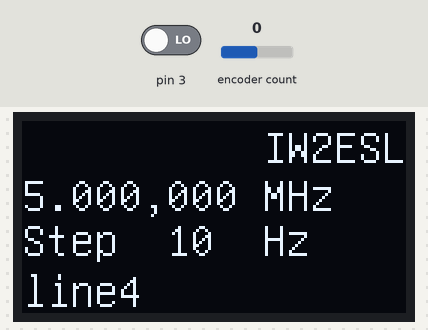
Simulated run of this sketch. Board: Arduino Uno, built with avr-gcc and run on an emulated ATmega328P. Shown: 128×64 one-colour display. The inputs (shaded band) are chosen by the test bench; at power-on: encoder count 0, pin 3 LOW. EEPROM starts erased.

Above: at 1.2 s.
1.3 s: encoder count set to 1
At 2.8 s:
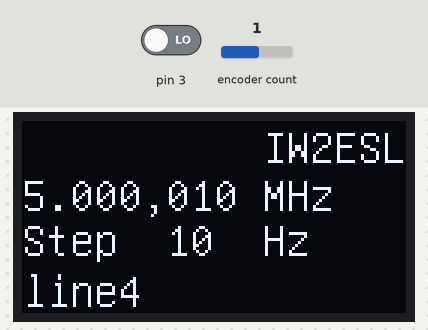
3.3 s: encoder count set to 2
At 4.6 s:
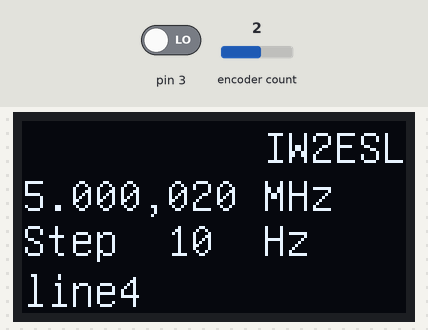
5.4 s: encoder count set to 3
Timing chart, 0 to 8.4 s (numbered marks = the images above; inputs shaded):
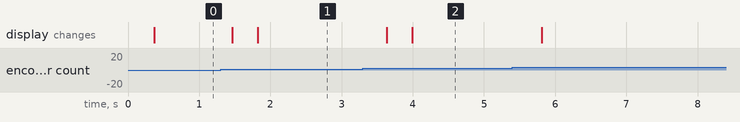

Measured:
- after the input at 1.3 s, the display: first changes after 0.16 s (image 1 shows a later state)
- after the input at 3.3 s, the display: first changes after 0.33 s (image 2 shows a later state)

The sketch:

DDS_VFO_OLED.ino
```cpp
/*
 Main code by Richard Visokey AD7C - www.ad7c.com
 Revision 3.0 - July 2014 by IZ2ZPH
 Revision 4.0 - Agoust 2014 - Oled arrangement by IW2ESL
 */

// Include the library code
#include <rotary.h>
#include <EEPROM.h>
#include "U8glib.h"

U8GLIB_SSD1306_128X64 u8g(U8G_I2C_OPT_NONE);	// I2C / TWI
char OledLine1[17]; // CON QUESTO FONT SONO 16 CARATTERI
char OledLine2[17];
char OledLine3[17];
char OledLine4[17];

//Setup some items
//dds AD9850 I/FACE
#define W_CLK 1   // Pin 8 - connect to AD9850 module word load clock pin (CLK)
#define FQ_UD 11  // Pin 9 - connect to freq update pin (FQ)
#define DATA 12   // Pin 10 - connect to serial data load pin (DATA)
#define RESET 13  // Pin 11 - connect to reset pin (RST)
#define pulseHigh(pin) {digitalWrite(pin, HIGH); digitalWrite(pin, LOW); }

//Rotary Encoder
Rotary r = Rotary(2, 3); // sets the pins the rotary encoder uses.  Must be interrupt pins.

//steps label
char* stepStr[] = {
  "  1  Hz", " 10  Hz", "100  Hz", "  1 KHz", "2.5 KHz", "  5 KHz", " 10 KHz", " 50 KHz", "100 KHz", "500 KHz", "  1 MHz", " 10 MHz"
};

//steps values
int_fast32_t stepVal[] =  {
  1, 10, 100, 1000, 2500, 5000, 10000, 50000, 100000, 500000, 1000000, 10000000
};

//band labels
char* bandStr[] = {
  "160m", " 80m", " 40m", " 30m", " 20m", " 17m", " 15m", " 12m", " 10m"
};
//band freq
int_fast32_t bandVal[] =  {1830000, 3500000, 7000000, 10100000, 14000000, 18068000, 21000000, 24890000, 28000000};


int_fast32_t scanStart = 0;
int_fast32_t scanStop = 0;

int_fast32_t scanCnt = 0;
int_fast32_t rx3 = 0;


int lcd_key     = 0;
int tasto_stop  = 0;
int adc_key_in  = 0;
#define btnRIGHT  0
#define btnUP     1
#define btnDOWN   2
#define btnLEFT   3
#define btnSELECT 4
#define btnNONE   5


//default step (10 hz)
byte stepPnt = 10;
//default band (40m)
byte band = 2;
//DDS Limits
int_fast32_t lowLimit = 1000000;
int_fast32_t upLimit = 30000000;


int_fast32_t rx = 5000000; // Poweron frequency of VFO
int_fast32_t rx2 = 1; // variable to hold the updated frequency
int_fast32_t isStep = 10; // starting VFO update increment in HZ.
//keypad stats
int buttonSt = 0;
int stopState = 0;
String hertz = stepStr[stepPnt];

byte ones, tens, hundreds, thousands, tenthousands, hundredthousands, millions ; //Placeholders
String freq; // string to hold the frequency
String xstepPnt; // string to hold the step
int_fast32_t timepassed = millis(); // int to hold the arduino miilis since startup
int memstatus = 1;  // value to notify if memory is current or old. 0=old, 1=current.

int ForceFreq = 1;  // Change this to 0 after you upload and run a working sketch to activate the EEPROM memory.
                    // YOU MUST PUT THIS BACK TO 0 AND UPLOAD THE SKETCH AGAIN AFTER STARTING FREQUENCY IS SET!

/**********************
 * SETUP
 **********************/
void setup() {

  // OLED SETUP
  // assign default color value
  if ( u8g.getMode() == U8G_MODE_R3G3B2 ) {
    u8g.setColorIndex(255);     // white
  }
  else if ( u8g.getMode() == U8G_MODE_GRAY2BIT ) {
    u8g.setColorIndex(3);         // max intensity
  }
  else if ( u8g.getMode() == U8G_MODE_BW ) {
    u8g.setColorIndex(1);         // pixel on
  }
  else if ( u8g.getMode() == U8G_MODE_HICOLOR ) {
    u8g.setHiColorByRGB(255,255,255);
  }

  u8g.setFont(u8g_font_unifont);
  sprintf(OledLine1, "          IW2ESL");
  sprintf(OledLine2, "line2");
  sprintf(OledLine3, "line3");
  sprintf(OledLine4, "line4");


  pinMode(A0, INPUT); // Connect to a button that goes to GND on push
  digitalWrite(A0, HIGH);

  PCICR |= (1 << PCIE2);
  PCMSK2 |= (1 << PCINT18) | (1 << PCINT19);

  //interrupt enable
  sei();

  //setup DDS
  pinMode(FQ_UD, OUTPUT);
  pinMode(W_CLK, OUTPUT);
  pinMode(DATA, OUTPUT);
  pinMode(RESET, OUTPUT);
  pulseHigh(RESET);
  pulseHigh(W_CLK);
  pulseHigh(FQ_UD);  // this pulse enables serial mode on the AD9850 - Datasheet page 12.
  //defaults
  band = 2;
  stepPnt = 1;

  // Load the stored frequency on startup if saved

  if (ForceFreq == 0) {
    freq = String(EEPROM.read(0)) + String(EEPROM.read(1)) + String(EEPROM.read(2)) + String(EEPROM.read(3)) + String(EEPROM.read(4)) + String(EEPROM.read(5)) + String(EEPROM.read(6));
    rx = freq.toInt();
    if (rx > 0 ) {
      stepPnt =  EEPROM.read(7);
      band =  EEPROM.read(8);
    }
  }

  //init VFO
  sendFrequency(rx);
  showFreq();
  isStep = stepVal[stepPnt];
  //showHertz(stepPnt);
}

/************************************************
 * MAIN LOOP
 ************************************************/
void loop() {
  //store last freq in ram
  rx3 = rx;

  // DISPLAY LINES UPDATE
  u8g.firstPage();
  do {
    draw(OledLine1,OledLine2,OledLine3,OledLine4);
  } while( u8g.nextPage() );

  // Write the frequency to memory if not stored and 2 seconds have passed since the last frequency change.
  if (memstatus == 0) {
    if (timepassed + 2000 < millis()) {
      storeMEM();
    }
  }
  //end main loop
}

/**********************
 * DRAW
 **********************/
void draw(char *stringPtr1,char *stringPtr2,char *stringPtr3,char *stringPtr4) {
  u8g.drawStr( 0, 14, stringPtr1);
  u8g.drawStr( 0, 30, stringPtr2);
  u8g.drawStr( 0, 45, stringPtr3);
  u8g.drawStr( 0, 62, stringPtr4);
}

/**********************
 * INTERRUPT SERVICE
 **********************/
ISR(PCINT2_vect) {
  unsigned char result = r.process();
  if (result) {
    if (result == DIR_CW)
    {
      rx  = rx3;
      tuneUp();
      //tuneup
    }
    else {
      rx  = rx3;
      tuneDown();
      //tunedown
    };
  }
}

/**********************
 * TUNEUP
 **********************/
void tuneUp() {
  //tune up by step
  rx = rx + isStep;
  if (rx > upLimit) {
    rx = upLimit;
  };
  sendFrequency(rx);
  showFreq();
  delay(250);

};

/**********************
 * TUNEDOWN
 **********************/
void tuneDown() {
  // tune down by step
  rx = rx - isStep;
  if (rx <  lowLimit) {
    rx = lowLimit;
  };
  sendFrequency(rx);

  showFreq();
  delay(250);
};

void setisStep() {
  //step selector loop
  stepPnt++;
  if (stepPnt > 11) {
    stepPnt = 0;
  };
  if (stepPnt < 0) {
    stepPnt = 11;
  };

  isStep = stepVal[stepPnt];
  hertz = stepStr[stepPnt];
  showHertz(stepPnt);

  delay(250); // Adjust this delay to speed up/slow down the button menu scroll speed.
};

void setdecrement() {
  //step down
  stepPnt--;
  if (stepPnt > 11) {
    stepPnt = 0;
  };
  if (stepPnt < 0) {
    stepPnt = 11;
  };

  isStep = stepVal[stepPnt];
  hertz = stepStr[stepPnt];
  showHertz(stepPnt);

  delay(150); // Adjust this delay to speed up/slow down the button menu scroll speed.
};


void storeMEM() {
  //Write each frequency section to a EPROM slot.  Yes, it's cheating but it works!
  EEPROM.write(0, millions);
  EEPROM.write(1, hundredthousands);
  EEPROM.write(2, tenthousands);
  EEPROM.write(3, thousands);
  EEPROM.write(4, hundreds);
  EEPROM.write(5, tens);
  EEPROM.write(6, ones);
  EEPROM.write(7, stepPnt);
  EEPROM.write(8, band);
  memstatus = 1;  // Let program know memory has been written
};


//send freq to DDS
// frequency calc from datasheet page 8 = <sys clock> * <frequency tuning word>/2^32
void sendFrequency(double frequency) {

  int32_t freq = frequency * 4294967295 / 125000000; // note 125 MHz clock on 9850.  You can make 'slight' tuning variations here by adjusting the clock frequency.
  for (int b = 0; b < 4; b++, freq >>= 8) {
    tfr_byte(freq & 0xFF);
  }
  tfr_byte(0x000);   // Final control byte, all 0 for 9850 chip
  pulseHigh(FQ_UD);  // Done!  Should see output
}


// transfers a byte, a bit at a time, LSB first to the 9850 via serial DATA line
void tfr_byte(byte data)
{
  for (int i = 0; i < 8; i++, data >>= 1) {
    digitalWrite(DATA, data & 0x01);
    pulseHigh(W_CLK);   //after each bit sent, CLK is pulsed high
  }

}

/**********************
 * SHOW FREQ
 **********************/
void showFreq() {
  millions = int(rx / 1000000);
  hundredthousands = ((rx / 100000) % 10);
  tenthousands = ((rx / 10000) % 10);
  thousands = ((rx / 1000) % 10);
  hundreds = ((rx / 100) % 10);
  tens = ((rx / 10) % 10);
  ones = ((rx / 1) % 10);

  sprintf(OledLine2, "%d.%d%d%d,%d%d%d MHz", millions, hundredthousands, tenthousands, thousands, hundreds, tens, ones );

  showHertz(stepPnt);
  timepassed = millis();
  memstatus = 0; // Trigger memory write
};


void showHertz(byte stepPnt) {
  //display step label
  sprintf(OledLine3, "Step %s", stepStr[stepPnt] );
}
```
